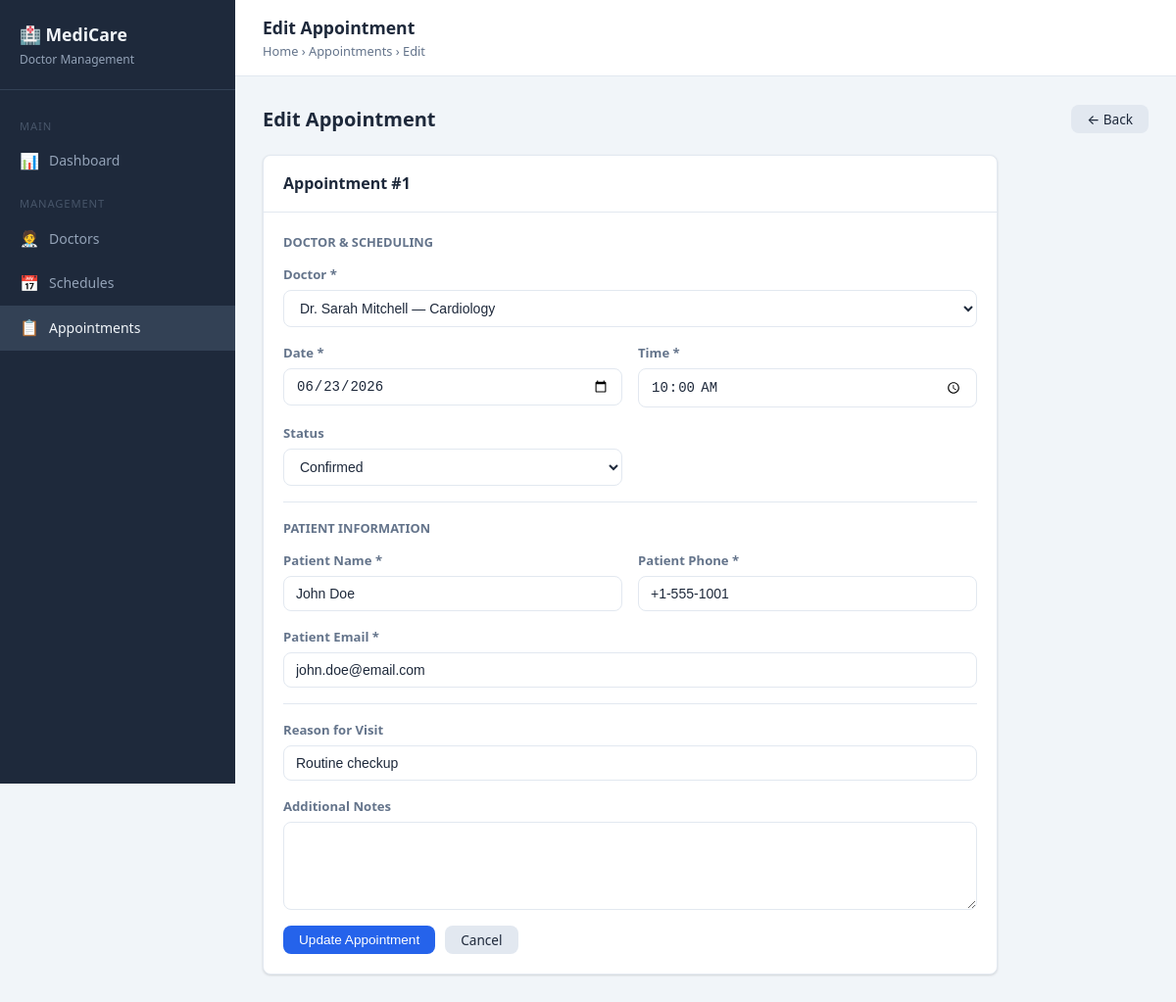
/appointments/edit.php?id=1, run on the app's committed database.
### tables this page shows
CREATE TABLE IF NOT EXISTS appointments (
    id INT AUTO_INCREMENT PRIMARY KEY,
    doctor_id INT NOT NULL,
    patient_name VARCHAR(150) NOT NULL,
    patient_email VARCHAR(150) NOT NULL,
    patient_phone VARCHAR(20) NOT NULL,
    appointment_date DATE NOT NULL,
    appointment_time TIME NOT NULL,
    reason VARCHAR(255),
    notes TEXT,
    status ENUM('pending','confirmed','cancelled','completed') DEFAULT 'pending',
    created_at TIMESTAMP DEFAULT CURRENT_TIMESTAMP,
    updated_at TIMESTAMP DEFAULT CURRENT_TIMESTAMP ON UPDATE CURRENT_TIMESTAMP,
    FOREIGN KEY (doctor_id) REFERENCES doctors(id) ON DELETE CASCADE
);

CREATE TABLE IF NOT EXISTS doctors (
    id INT AUTO_INCREMENT PRIMARY KEY,
    name VARCHAR(150) NOT NULL,
    specialty VARCHAR(100) NOT NULL,
    email VARCHAR(150) UNIQUE NOT NULL,
    phone VARCHAR(20) NOT NULL,
    bio TEXT,
    created_at TIMESTAMP DEFAULT CURRENT_TIMESTAMP,
    updated_at TIMESTAMP DEFAULT CURRENT_TIMESTAMP ON UPDATE CURRENT_TIMESTAMP
);

### src/appointments/edit.php (the view, shortened to what this page needs)
<?php
$db = getDB();
$id = (int)($_GET['id'] ?? 0);
$stmt = $db->prepare('SELECT * FROM appointments WHERE id = ?');
$stmt->execute([$id]);
$appointment = $stmt->fetch();
$doctors  = $db->query('SELECT id, name, specialty FROM doctors ORDER BY name')->fetchAll();
$statuses = ['pending','confirmed','cancelled','completed'];
$values = $appointment;
$values['appointment_time'] = substr($values['appointment_time'], 0, 5);
include __DIR__ . '/../includes/header.php';
?>
<div class="page-header">
  <h2>Edit Appointment</h2>
  <a href="/appointments/" class="btn btn-secondary">&#x2190; Back</a>
</div>
<div class="card" style="max-width:750px">
  <div class="card-header"><h3>Appointment #<?= $id ?></h3></div>
  <div class="card-body">
    <form method="POST" novalidate>
      <div style="margin-bottom:16px;padding-bottom:16px;border-bottom:1px solid var(--border)">
        <div style="font-size:.8rem;font-weight:700;text-transform:uppercase;color:var(--text-muted);margin-bottom:12px">Doctor &amp; Scheduling</div>
        <div class="form-grid">
          <div class="form-group full">
            <label for="doctor_id">Doctor *</label>
            <select id="doctor_id" name="doctor_id" required>
              <?php foreach ($doctors as $d): ?>
                <option value="<?= $d['id'] ?>" <?= $values['doctor_id'] == $d['id'] ? 'selected' : '' ?>>
                  <?= htmlspecialchars($d['name']) ?> — <?= htmlspecialchars($d['specialty']) ?>
                </option>
              <?php endforeach; ?>
            </select>
          </div>
          <div class="form-group">
            <label for="appointment_date">Date *</label>
            <input id="appointment_date" name="appointment_date" type="date"
                   value="<?= htmlspecialchars($values['appointment_date']) ?>" required>
          </div>
          <div class="form-group">
            <label for="appointment_time">Time *</label>
            <input id="appointment_time" name="appointment_time" type="time"
                   value="<?= htmlspecialchars($values['appointment_time']) ?>" required>
          </div>
          <div class="form-group">
            <label for="status">Status</label>
            <select id="status" name="status">
              <?php foreach ($statuses as $s): ?>
                <option value="<?= $s ?>" <?= $values['status'] === $s ? 'selected' : '' ?>><?= ucfirst($s) ?></option>
              <?php endforeach; ?>
            </select>
          </div>
        </div>
      </div>
      <div style="margin-bottom:16px;padding-bottom:16px;border-bottom:1px solid var(--border)">
        <div style="font-size:.8rem;font-weight:700;text-transform:uppercase;color:var(--text-muted);margin-bottom:12px">Patient Information</div>
        <div class="form-grid">
          <div class="form-group">
            <label for="patient_name">Patient Name *</label>
            <input id="patient_name" name="patient_name" type="text"
                   value="<?= htmlspecialchars($values['patient_name']) ?>" required>
          </div>
          <div class="form-group">
            <label for="patient_phone">Patient Phone *</label>
            <input id="patient_phone" name="patient_phone" type="tel"
                   value="<?= htmlspecialchars($values['patient_phone']) ?>" required>
          </div>
          <div class="form-group full">
            <label for="patient_email">Patient Email *</label>
            <input id="patient_email" name="patient_email" type="email"
                   value="<?= htmlspecialchars($values['patient_email']) ?>" required>
          </div>
        </div>
      </div>
      <div class="form-grid">
        <div class="form-group full">
          <label for="reason">Reason for Visit</label>
          <input id="reason" name="reason" type="text" value="<?= htmlspecialchars($values['reason'] ?? '') ?>">
        </div>
        <div class="form-group full">
          <label for="notes">Additional Notes</label>
          <textarea id="notes" name="notes"><?= htmlspecialchars($values['notes'] ?? '') ?></textarea>
        </div>
      </div>
      <div class="form-actions" style="margin-top:16px">
        <button type="submit" class="btn btn-primary">Update Appointment</button>
        <a href="/appointments/" class="btn btn-secondary">Cancel</a>
      </div>
    </form>
  </div>
</div>
<?php include __DIR__ . '/../includes/footer.php'; ?>

### src/css/style.css (style rules this page uses)
*, *::before, *::after { box-sizing: border-box; margin: 0; padding: 0; }
:root { --primary: #2563eb; --primary-dk: #1d4ed8; --secondary: #64748b; --success: #16a34a; --warning: #d97706; --danger: #dc2626; --info: #0891b2; --bg: #f1f5f9; --surface: #ffffff; --border: #e2e8f0; --text: #1e293b; --text-muted: #64748b; --radius: 8px; --shadow: 0 1px 3px rgba(0,0,0,.08), 0 1px 2px rgba(0,0,0,.06); --shadow-md: 0 4px 6px rgba(0,0,0,.07), 0 2px 4px rgba(0,0,0,.06); }
body { font-family: 'Segoe UI', system-ui, -apple-system, sans-serif; background: var(--bg); color: var(--text); font-size: 15px; line-height: 1.6; }
a { color: var(--primary); text-decoration: none; }
.card { background: var(--surface); border: 1px solid var(--border); border-radius: var(--radius); box-shadow: var(--shadow); }
.card-header { padding: 16px 20px; border-bottom: 1px solid var(--border); display: flex; align-items: center; justify-content: space-between; gap: 12px; }
.card-header h3 { font-size: 1rem; font-weight: 600; }
.card-body { padding: 20px; }
.btn { display: inline-flex; align-items: center; gap: 6px; padding: 8px 16px; border-radius: var(--radius); border: none; cursor: pointer; font-size: .85rem; font-weight: 500; line-height: 1; white-space: nowrap; transition: filter .15s, opacity .15s; text-decoration: none; }
.btn-primary { background: var(--primary); color: #fff; }
.btn-secondary { background: #e2e8f0; color: var(--text); }
.form-grid { display: grid; grid-template-columns: repeat(auto-fit, minmax(240px, 1fr)); gap: 16px; }
.form-group { display: flex; flex-direction: column; gap: 5px; }
.form-group.full { grid-column: 1 / -1; }
label { font-size: .82rem; font-weight: 600; color: var(--text-muted); }
input, select, textarea { padding: 9px 12px; border: 1px solid var(--border); border-radius: var(--radius); font-size: .875rem; color: var(--text); background: var(--surface); transition: border-color .15s, box-shadow .15s; width: 100%; }
textarea { resize: vertical; min-height: 90px; }
.form-actions { display: flex; gap: 10px; margin-top: 8px; }
.page-header { display: flex; align-items: center; justify-content: space-between; margin-bottom: 20px; }
.page-header h2 { font-size: 1.25rem; font-weight: 700; }

### data on the page
appointments: doctor_id "Dr. Sarah Mitchell — Cardiology", appointment_date "06/23/2026", status "Confirmed", patient_name "John Doe", patient_phone "+1-555-1001", patient_email "john.doe@email.com", reason "Routine checkup"

### other printed values
$pageTitle "Edit Appointment"
$label "Appointments"
$label "Edit"
$id "1"
